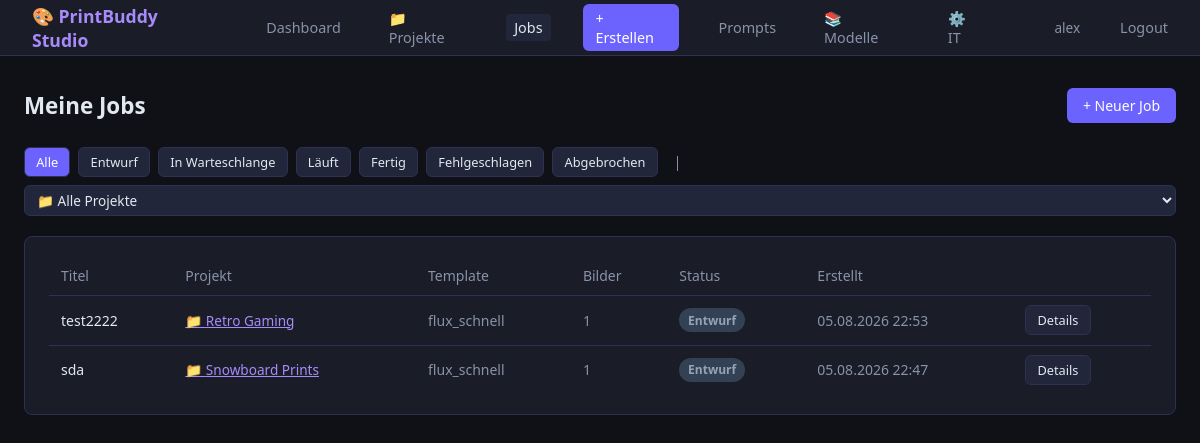
/studio/jobs/ (signed in), run on the app's committed database.
### jobs/models.py (models this page shows, shortened)
class Job(models.Model):
    class Status(models.TextChoices):
        DRAFT     = 'draft',     'Entwurf'
        QUEUED    = 'queued',    'In Warteschlange'
        RUNNING   = 'running',   'Läuft'
        DONE      = 'done',      'Fertig'
        FAILED    = 'failed',    'Fehlgeschlagen'
        CANCELLED = 'cancelled', 'Abgebrochen'
    id                = models.UUIDField(primary_key=True, default=uuid.uuid4, editable=False)
    title             = models.CharField(max_length=150)
    status            = models.CharField(max_length=20, choices=Status.choices, default=Status.DRAFT)
    pipeline_template = models.ForeignKey(PipelineTemplate, on_delete=models.PROTECT, null=True, blank=True,
                                          help_text="Pipeline wird nach Bildgenerierung im Produkt-Wizard zugewiesen")
    project           = models.ForeignKey('Project', on_delete=models.SET_NULL, null=True, blank=True,
                                          related_name='jobs', help_text="Projekt-Zuordnung (optional)")
    prompt            = models.TextField()
    negative_prompt   = models.TextField(blank=True)
    reference_image   = models.ImageField(upload_to='jobs/refs/', blank=True,
                                          help_text="Für Img2Img (SDXL) oder Target-Bild für Face Swap")
    face_image        = models.ImageField(upload_to='jobs/faces/', blank=True,
                                          help_text="Gesichts-Bild für Face Swap (wird auf reference_image übertragen)")
    width      = models.PositiveIntegerField(null=True, blank=True)
    height     = models.PositiveIntegerField(null=True, blank=True)
    num_images = models.PositiveIntegerField(default=1)
    model      = models.CharField(max_length=30, blank=True)
    num_steps  = models.PositiveIntegerField(null=True, blank=True)
    guidance   = models.FloatField(null=True, blank=True)
    seed       = models.BigIntegerField(null=True, blank=True)
    created_by      = models.ForeignKey(User, on_delete=models.PROTECT)
    celery_chain_id = models.CharField(max_length=100, blank=True)
    notes           = models.TextField(blank=True)
    started_at      = models.DateTimeField(null=True, blank=True)
    completed_at    = models.DateTimeField(null=True, blank=True)
    created_at      = models.DateTimeField(auto_now_add=True)
    class Meta:
        ordering = ['-created_at']
        verbose_name = 'Job'
        verbose_name_plural = 'Jobs'

class Project(models.Model):
    id            = models.UUIDField(primary_key=True, default=uuid.uuid4, editable=False)
    title         = models.CharField(max_length=120)
    slug          = models.SlugField(unique=True, max_length=140)
    description   = models.TextField(blank=True, help_text="Projekt-Beschreibung, Ziel, Notizen")
    created_by    = models.ForeignKey(User, on_delete=models.PROTECT, related_name='created_projects')
    team_members  = models.ManyToManyField(User, related_name='projects', blank=True,
                                           help_text="Teammitglieder die Projekt sehen können")
    is_active     = models.BooleanField(default=True, help_text="Inaktive Projekte archiviert")
    created_at    = models.DateTimeField(auto_now_add=True)
    updated_at    = models.DateTimeField(auto_now=True)
    class Meta:
        ordering = ['-updated_at']
        verbose_name = 'Projekt'
        verbose_name_plural = 'Projekte'

### studio/views.py (the view)
# urls.py: path("jobs/",                         views.job_list,            name="job_list"),
@studio_required
def job_list(request):
    status_filter  = request.GET.get('status', '')
    project_filter = request.GET.get('project', '')
    jobs = (
        Job.objects.filter(created_by=request.user)
        .select_related('pipeline_template', 'project')
        .order_by('-created_at')
    )
    if status_filter:
        jobs = jobs.filter(status=status_filter)
    if project_filter:
        jobs = jobs.filter(project__slug=project_filter)
    projects = Project.objects.filter(
        models.Q(created_by=request.user) | models.Q(team_members=request.user)
    ).distinct().order_by('title')
    return render(request, 'studio/job_list.html', {
        'jobs': jobs,
        'status_filter': status_filter,
        'project_filter': project_filter,
        'status_choices': Job.Status.choices,
        'projects': projects,
    })

### studio/views.py (called while the page is built)
def studio_required(view_func):
    @functools.wraps(view_func)
    @login_required(login_url="/studio/login/")
    def wrapper(request, *args, **kwargs):
        user = request.user
        is_studio = user.groups.filter(name="studio_workers").exists()
        if not (is_studio or user.is_staff):
            return render(request, "studio/403.html", status=403)
        return view_func(request, *args, **kwargs)
    return wrapper

### templates/studio/job_list.html (shortened to what this page needs)
{% extends "studio/base.html" %}
{% block content %}
<div class="page-header">
  <h1>Meine Jobs</h1>
  <a href="{% url 'studio:wizard_step1' %}" class="btn btn-primary">+ Neuer Job</a>
</div>
<div style="display:flex;gap:.5rem;flex-wrap:wrap;margin-bottom:1.25rem;align-items:center">
  <a href="{% url 'studio:job_list' %}" class="btn btn-secondary btn-sm" style="{% if not status_filter and not project_filter %}background:var(--accent);color:#fff{% endif %}">Alle</a>
  {% for val, label in status_choices %}
  <a href="?status={{ val }}{% if project_filter %}&project={{ project_filter }}{% endif %}" class="btn btn-secondary btn-sm" style="{% if status_filter == val %}background:var(--accent);color:#fff{% endif %}">{{ label }}</a>
  {% endfor %}
  {% if projects %}
  <span style="color:var(--text-muted);margin-left:.5rem;font-size:.85rem">|</span>
  <select onchange="window.location='?{% if status_filter %}status={{ status_filter }}&{% endif %}project='+this.value"
          style="background:var(--surface2);color:var(--text);border:1px solid var(--border);border-radius:6px;padding:.25rem .5rem;font-size:.85rem">
    <option value="" {% if not project_filter %}selected{% endif %}>📁 Alle Projekte</option>
  </select>
  {% endif %}
</div>
<div class="card">
  {% if jobs %}
  <table>
    <thead>
      <tr>
        <th>Titel</th>
        <th>Projekt</th>
        <th>Template</th>
        <th>Bilder</th>
        <th>Status</th>
        <th>Erstellt</th>
        <th></th>
      </tr>
    </thead>
    <tbody>
    {% for job in jobs %}
      <tr>
        <td>{{ job.title }}</td>
        <td>
          {% if job.project %}
          <a href="{% url 'studio:project_detail' job.project.slug %}" style="color:var(--accent2);font-size:.85rem">📁 {{ job.project.title }}</a>
          {% else %}<span style="color:var(--text-muted);font-size:.85rem">—</span>{% endif %}
        </td>
        <td style="color:var(--text-muted)">{% if job.pipeline_template %}{{ job.pipeline_template.name }}{% else %}{{ job.model|default:"FLUX Schnell" }}{% endif %}</td>
        <td style="color:var(--text-muted)">{{ job.num_images }}</td>
        <td><span class="badge badge-{{ job.status }}">{{ job.get_status_display }}</span></td>
        <td style="color:var(--text-muted)">{{ job.created_at|date:"d.m.Y H:i" }}</td>
        <td>
          {% if job.status == "done" %}
            <a href="{% url 'studio:job_results' job.id %}" class="btn btn-secondary btn-sm">Ergebnisse</a>
          {% else %}
            <a href="{% url 'studio:job_detail' job.id %}" class="btn btn-secondary btn-sm">Details</a>
          {% endif %}
        </td>
      </tr>
    {% endfor %}
    </tbody>
  </table>
  {% else %}
  <p style="color:var(--text-muted);text-align:center;padding:2rem">
    Keine Jobs gefunden.
    {% if not status_filter %}<a href="{% url 'studio:job_create' %}" style="color:var(--accent2)">Ersten Job anlegen →</a>{% endif %}
  </p>
  {% endif %}
</div>
{% endblock %}

### templates/studio/base.html (shortened to what this page needs)
<!DOCTYPE html>
<html lang="de">
<head>
</head>
<body>
  <nav>
    <a href="{% url 'studio:dashboard' %}" class="brand">🎨 PrintBuddy Studio</a>
    <a href="{% url 'studio:dashboard' %}" {% if request.resolver_match.url_name == 'dashboard' %}class="active"{% endif %}>Dashboard</a>
    <a href="{% url 'studio:project_list' %}" {% if 'project' in request.resolver_match.url_name %}class="active"{% endif %}>📁 Projekte</a>
    <a href="{% url 'studio:job_list' %}" {% if request.resolver_match.url_name in 'job_list,job_detail,job_results' %}class="active"{% endif %}>Jobs</a>
    <a href="{% url 'studio:wizard_step1' %}" {% if 'wizard' in request.resolver_match.url_name %}class="active"{% endif %} style="background:var(--accent);color:#fff;padding:.3rem .8rem;border-radius:6px">+ Erstellen</a>
    <a href="{% url 'studio:prompt_library' %}" {% if request.resolver_match.url_name == 'prompt_library' %}class="active"{% endif %}>Prompts</a>
    <a href="{% url 'studio:knowledge_models' %}" {% if request.resolver_match.url_name == 'knowledge_models' %}class="active"{% endif %}>📚 Modelle</a>
    <a href="{% url 'studio:knowledge_it' %}" {% if request.resolver_match.url_name == 'knowledge_it' %}class="active"{% endif %}>⚙️ IT</a>
    <span class="user">{{ request.user.username }}</span>
    <a href="/studio/logout/">Logout</a>
  </nav>
  <main>
    {% block content %}{% endblock %}
  </main>
</body>
</html>

### templates/studio/base.html (style rules this page uses)
*, *::before, *::after { box-sizing: border-box; margin: 0; padding: 0; }
:root { --bg: #0f1117; --surface: #1a1d27; --surface2: #22263a; --border: #2e3150; --accent: #6c63ff; --accent2: #a78bfa; --text: #e2e8f0; --text-muted:#8892aa; --green: #22c55e; --red: #ef4444; --yellow: #f59e0b; --blue: #3b82f6; }
body { font-family: 'Segoe UI', system-ui, sans-serif; background: var(--bg); color: var(--text); min-height: 100vh; display: flex; flex-direction: column; }
nav { background: var(--surface); border-bottom: 1px solid var(--border); padding: 0 1.5rem; display: flex; align-items: center; gap: 2rem; height: 56px; }
nav .brand { font-weight: 700; font-size: 1.1rem; color: var(--accent2); text-decoration: none; }
nav a { color: var(--text-muted); text-decoration: none; font-size: .9rem; padding: .25rem .5rem; border-radius: 4px; }
nav a:hover, nav a.active { color: var(--text); background: var(--surface2); }
nav .user { font-size: .85rem; color: var(--text-muted); }
main { flex: 1; padding: 2rem 1.5rem; max-width: 1200px; margin: 0 auto; width: 100%; }
.card { background: var(--surface); border: 1px solid var(--border); border-radius: 8px; padding: 1.25rem 1.5rem; }
.btn { display: inline-flex; align-items: center; gap: .4rem; padding: .5rem 1rem; border-radius: 6px; font-size: .875rem; font-weight: 500; cursor: pointer; border: none; text-decoration: none; transition: opacity .15s; }
.btn-primary { background: var(--accent); color: #fff; }
.btn-secondary { background: var(--surface2); color: var(--text); border: 1px solid var(--border); }
.btn-sm { padding: .3rem .7rem; font-size: .8rem; }
.badge { display: inline-block; padding: .2rem .55rem; border-radius: 9999px; font-size: .75rem; font-weight: 600; }
.badge-draft { background: #334155; color: #94a3b8; }
table { width: 100%; border-collapse: collapse; font-size: .875rem; }
th { text-align: left; padding: .6rem .75rem; color: var(--text-muted); border-bottom: 1px solid var(--border); font-weight: 500; }
td { padding: .6rem .75rem; border-bottom: 1px solid var(--border); }
tr:last-child td { border-bottom: none; }
input[type=text], input[type=number], input[type=password], select, textarea { width: 100%; background: var(--surface2); color: var(--text); border: 1px solid var(--border); border-radius: 6px; padding: .55rem .75rem; font-size: .875rem; font-family: inherit; }
.page-header { display: flex; align-items: center; justify-content: space-between; margin-bottom: 1.5rem; }
.page-header h1 { font-size: 1.4rem; font-weight: 700; }

### data on the page
Job: title "test2222", project "Retro Gaming", model "flux_schnell", num_images "1", status "Entwurf", created_at "05.08.2026 22:53", shows "Details"
Job: title "sda", project "Snowboard Prints", model "flux_schnell", num_images "1", status "Entwurf", created_at "05.08.2026 22:47", shows "Details"

### other printed values
{{ request.user.username }} "alex"
{{ label }} "Entwurf" "In Warteschlange" "Läuft" "Fertig" "Fehlgeschlagen" "Abgebrochen"
